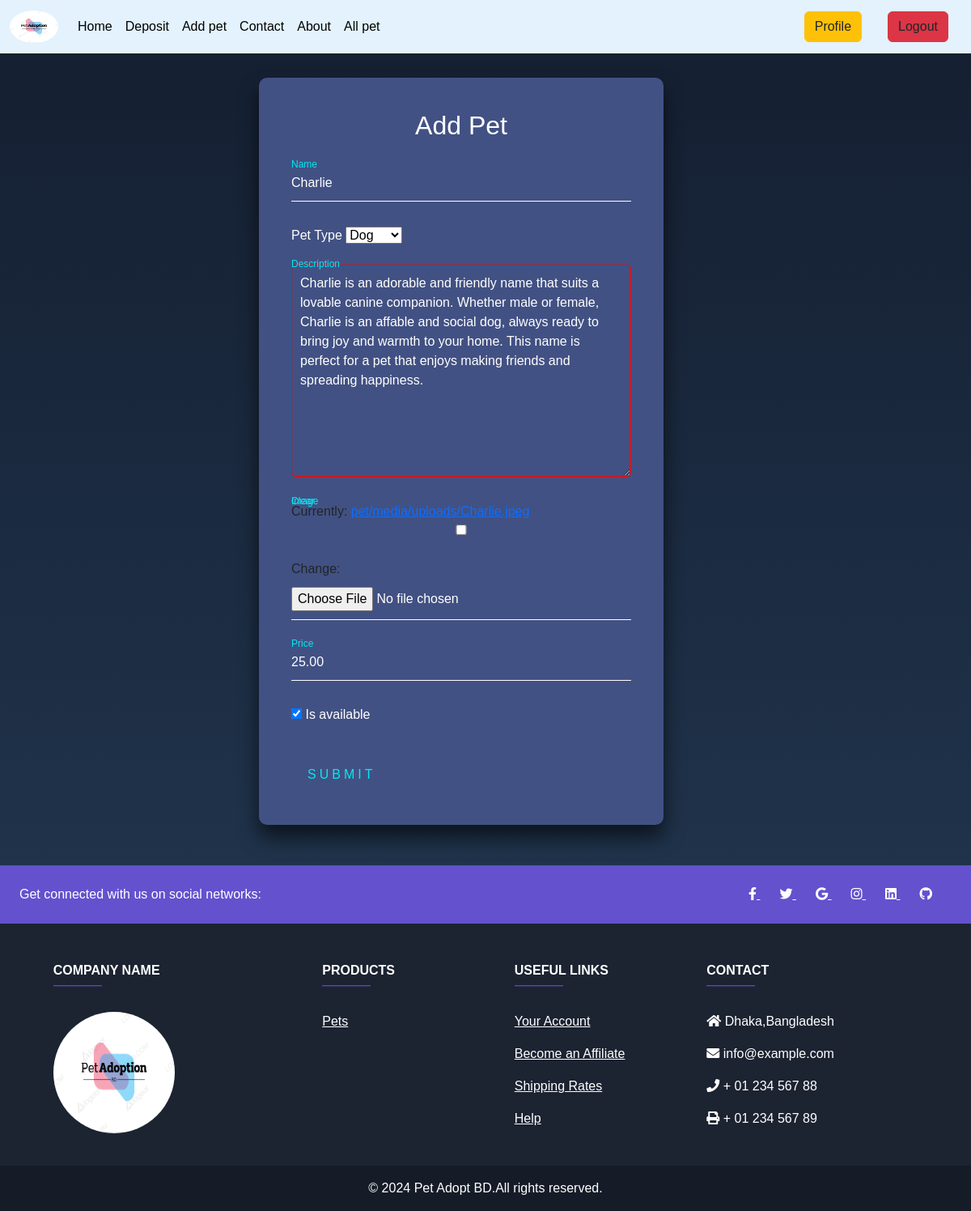
The app's page /pet_edit/10/ (signed in) with its own data.
### pet/models.py (models this page shows, shortened)
class pets(models.Model):
    user = models.ForeignKey(User, on_delete=models.CASCADE)
    name = models.CharField( max_length=50)
    pet_type = models.ForeignKey(pet_category, on_delete=models.CASCADE)
    discription = models.TextField()
    image = models.FileField(upload_to='pet/media/uploads', blank = True, null = True)
    is_available = models.BooleanField(default=True)
    price = models.DecimalField(max_digits=7, decimal_places=2)

### pet/views.py (the view)
# urls.py: path('pet_edit/<int:id>/', views.pet_edit, name='pet_edit'),
@login_required
def pet_edit(request, id):
    posts = models.pets.objects.get(pk=id)
    p_edit_form = forms.Petform(instance=posts)
    if request.method == 'POST':
        p_edit_form = forms.Petform(request.POST,request.FILES, instance=posts)
        if p_edit_form.is_valid():
            p_edit_form.save()
            return redirect('home')
    return render(request, 'pet/add.html', {'form' : p_edit_form})

### pet/forms.py
class Petform(forms.ModelForm):
    class Meta:
        model = pets
        fields = ['name','pet_type','discription','image','is_available','price']

### pet/models.py (called while the page is built)
    def __str__(self):
        return self.name

### pet/templates/pet/add.html (shortened to what this page needs)
{% extends 'base.html' %}
{%  load crispy_forms_tags %}
{% load static %}
{% block css %}
<link rel="stylesheet" href="{% static 'css/add_pet.css' %}">
{% endblock  %}
{% block content %}
  <div class="add-box" style="background:#425183;margin-bottom:50px;">
    <h2>Add Pet</h2>
    <form method="post" enctype="multipart/form-data">
        <div class="user-box">
            {{ form.name }}
            <label for="{{ form.name.id_for_label }}">Name</label>
        </div>
        <div class="">
            <label for="{{ form.pet_type.id_for_label }}">Pet Type</label>
            {{ form.pet_type }}
        </div>
        <br>
        <div class="user-box">
            {{ form.discription }}
            <label for="{{ form.discription.id_for_label }}">Description</label>
        </div>
        <br>
        <div class="user-box">
            {{ form.image }}
            <label for="{{ form.image.id_for_label }}">Image</label>
        </div>
        <div class="user-box">
            {{ form.price }}
            <label for="{{ form.price.id_for_label }}">Price</label>
        </div>
        <div class="">
            {{ form.is_available }}
            <label class="form-check-label" for="{{ form.is_available.id_for_label }}">
                Is available
            </label>
        </div>
        <button type="submit">
            Submit
        </button>
    </form>
</div>
{% include "fotter.html" %}
{% endblock %}

### static/css/add_pet.css (style rules this page uses)
html { height: 100%; }
body { margin:0; padding:0; font-family: sans-serif; background: linear-gradient(#141e30, #243b55); }
.add-box label { color: #fff; }
.add-box { position: relative; top: 50%; left: 45%; width: 500px; padding: 40px; margin: 30px; transform: translate(-50%, 0%); background: rgba(0,0,0,.5); box-sizing: border-box; box-shadow: 0 15px 25px rgba(0,0,0,.6); border-radius: 10px; }
.add-box .user-box textarea { width: 100%; padding: 10px; font-size: 16px; color: #fff; border: 1px solid #ff0000; border-radius: 5px; outline: none; background: transparent; transition: border-color 0.3s; }
.add-box .user-box label { position: absolute; top: 0; left: 0; padding: 10px 0; font-size: 16px; color: #fff; pointer-events: none; transition: .5s; }
.add-box .user-box textarea:focus ~ label, .add-box .user-box textarea:valid ~ label { top: -20px; left: 0; color: #03e9f4; font-size: 12px; }
.add-box h2 { margin: 0 0 30px; padding: 0; color: #fff; text-align: center; }
.add-box .user-box { position: relative; }
.add-box .user-box input { width: 100%; padding: 10px 0; font-size: 16px; color: #fff; margin-bottom: 30px; border: none; border-bottom: 1px solid #fff; outline: none; background: transparent; }
.add-box .user-box label { position: absolute; top:0; left: 0; padding: 10px 0; font-size: 16px; color: #fff; pointer-events: none; transition: .5s; }
.add-box .user-box input:focus ~ label, .add-box .user-box input:valid ~ label { top: -20px; left: 0; color: #03e9f4; font-size: 12px; }
.add-box button { position: relative; display: inline-block; padding: 10px 20px; color: #03e9f4; font-size: 16px; text-decoration: none; text-transform: uppercase; overflow: hidden; transition: .5s; margin-top: 40px; letter-spacing: 4px; background: none; border: none; cursor: pointer; }

### records on screen
pets: name "Charlie", pet_type "Dog", discription "Charlie is an adorable and friendly name that suits a lovable canine companion. Whether male or female, Charlie is an affable and social dog, always ready to bring joy and warmth to your home. This name is perfect for a pet that enjoys making friends and spreading happiness.", price "25.00", is_available "☑"
